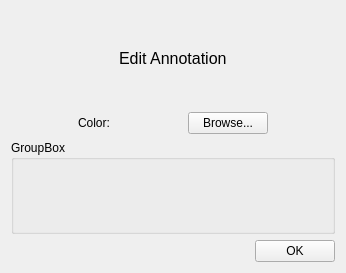
<?xml version="1.0" encoding="UTF-8"?>
<ui version="4.0">
 <class>AnnotationEditorClass</class>
 <widget class="QWidget" name="AnnotationEditorClass">
  <property name="geometry">
   <rect>
    <x>0</x>
    <y>0</y>
    <width>346</width>
    <height>273</height>
   </rect>
  </property>
  <property name="windowTitle">
   <string>AnnotationEditor</string>
  </property>
  <layout class="QVBoxLayout" name="verticalLayout">
   <item>
    <layout class="QHBoxLayout" name="horizontalLayout">
     <item>
      <spacer name="horizontalSpacer">
       <property name="orientation">
        <enum>Qt::Horizontal</enum>
       </property>
       <property name="sizeHint" stdset="0">
        <size>
         <width>40</width>
         <height>20</height>
        </size>
       </property>
      </spacer>
     </item>
     <item>
      <widget class="QLabel" name="annotationEditorTitle">
       <property name="font">
        <font>
         <pointsize>12</pointsize>
        </font>
       </property>
       <property name="text">
        <string>&lt;font color='black'&gt;Edit Annotation&lt;/font&gt;</string>
       </property>
      </widget>
     </item>
     <item>
      <spacer name="horizontalSpacer_2">
       <property name="orientation">
        <enum>Qt::Horizontal</enum>
       </property>
       <property name="sizeHint" stdset="0">
        <size>
         <width>40</width>
         <height>20</height>
        </size>
       </property>
      </spacer>
     </item>
    </layout>
   </item>
   <item>
    <layout class="QHBoxLayout" name="horizontalLayout_2">
     <item>
      <spacer name="horizontalSpacer_5">
       <property name="orientation">
        <enum>Qt::Horizontal</enum>
       </property>
       <property name="sizeHint" stdset="0">
        <size>
         <width>40</width>
         <height>20</height>
        </size>
       </property>
      </spacer>
     </item>
     <item>
      <widget class="QLabel" name="colorLabelText">
       <property name="text">
        <string>&lt;font color='black'&gt;Color:&lt;/font&gt;</string>
       </property>
      </widget>
     </item>
     <item>
      <widget class="QLabel" name="colorLabel">
       <property name="sizePolicy">
        <sizepolicy hsizetype="MinimumExpanding" vsizetype="Preferred">
         <horstretch>0</horstretch>
         <verstretch>0</verstretch>
        </sizepolicy>
       </property>
       <property name="minimumSize">
        <size>
         <width>60</width>
         <height>21</height>
        </size>
       </property>
       <property name="text">
        <string> </string>
       </property>
      </widget>
     </item>
     <item>
      <widget class="QPushButton" name="browseColorButton">
       <property name="text">
        <string>Browse...</string>
       </property>
      </widget>
     </item>
     <item>
      <spacer name="horizontalSpacer_3">
       <property name="orientation">
        <enum>Qt::Horizontal</enum>
       </property>
       <property name="sizeHint" stdset="0">
        <size>
         <width>40</width>
         <height>20</height>
        </size>
       </property>
      </spacer>
     </item>
    </layout>
   </item>
   <item>
    <widget class="QGroupBox" name="specializedGroupBox">
     <property name="title">
      <string>GroupBox</string>
     </property>
    </widget>
   </item>
   <item>
    <layout class="QHBoxLayout" name="horizontalLayout_3">
     <item>
      <spacer name="horizontalSpacer_4">
       <property name="orientation">
        <enum>Qt::Horizontal</enum>
       </property>
       <property name="sizeHint" stdset="0">
        <size>
         <width>40</width>
         <height>20</height>
        </size>
       </property>
      </spacer>
     </item>
     <item>
      <widget class="QPushButton" name="okButton">
       <property name="text">
        <string>OK</string>
       </property>
      </widget>
     </item>
    </layout>
   </item>
  </layout>
 </widget>
 <layoutdefault spacing="6" margin="11"/>
 <resources/>
 <connections/>
</ui>
